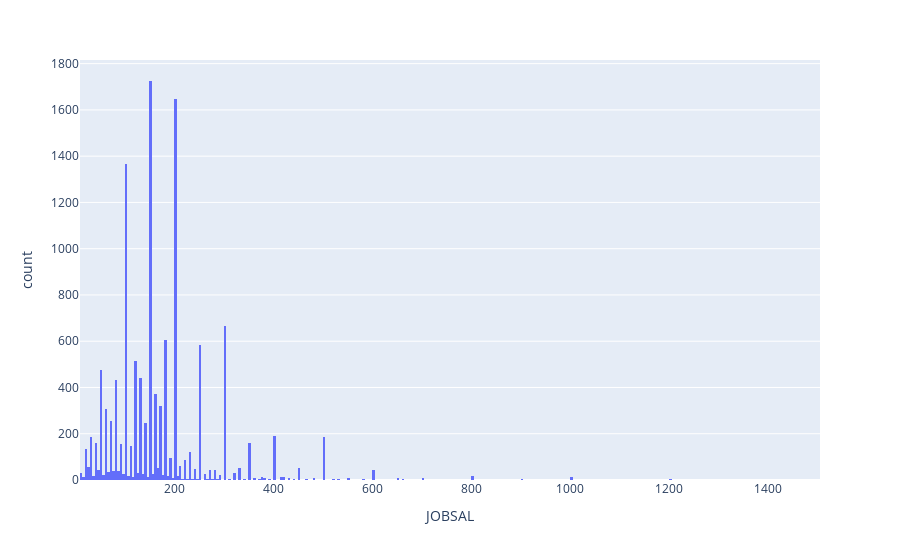

The notebook cell saved with this chart:
### Code cell
# 월급의 분포 확인하기 
import plotly_express as px
%matplotlib inline

fig = px.histogram(data_2, x='JOBSAL')
fig.show()

### Figure 1 — Plotly figure (JSON) as saved in the notebook; plotly's stock layout.template omitted (floating-point values rounded to 4 significant figures; data arrays with more than 128 entries replaced by an {"elided": "..."} marker saying what was removed)
{"data": [{"alignmentgroup": "True", "bingroup": "x", "hovertemplate": "JOBSAL=%{x}<br>count=%{y}<extra></extra>", "legendgroup": "", "marker": {"color": "#636efa"}, "name": "", "offsetgroup": "", "orientation": "v", "showlegend": false, "type": "histogram", "x": {"elided": "12792 int values"}, "xaxis": "x", "yaxis": "y"}], "layout": {"barmode": "relative", "legend": {"tracegroupgap": 0}, "margin": {"t": 60}, "xaxis": {"anchor": "y", "domain": [0, 1], "title": {"text": "JOBSAL"}}, "yaxis": {"anchor": "x", "domain": [0, 1], "title": {"text": "count"}}}}
